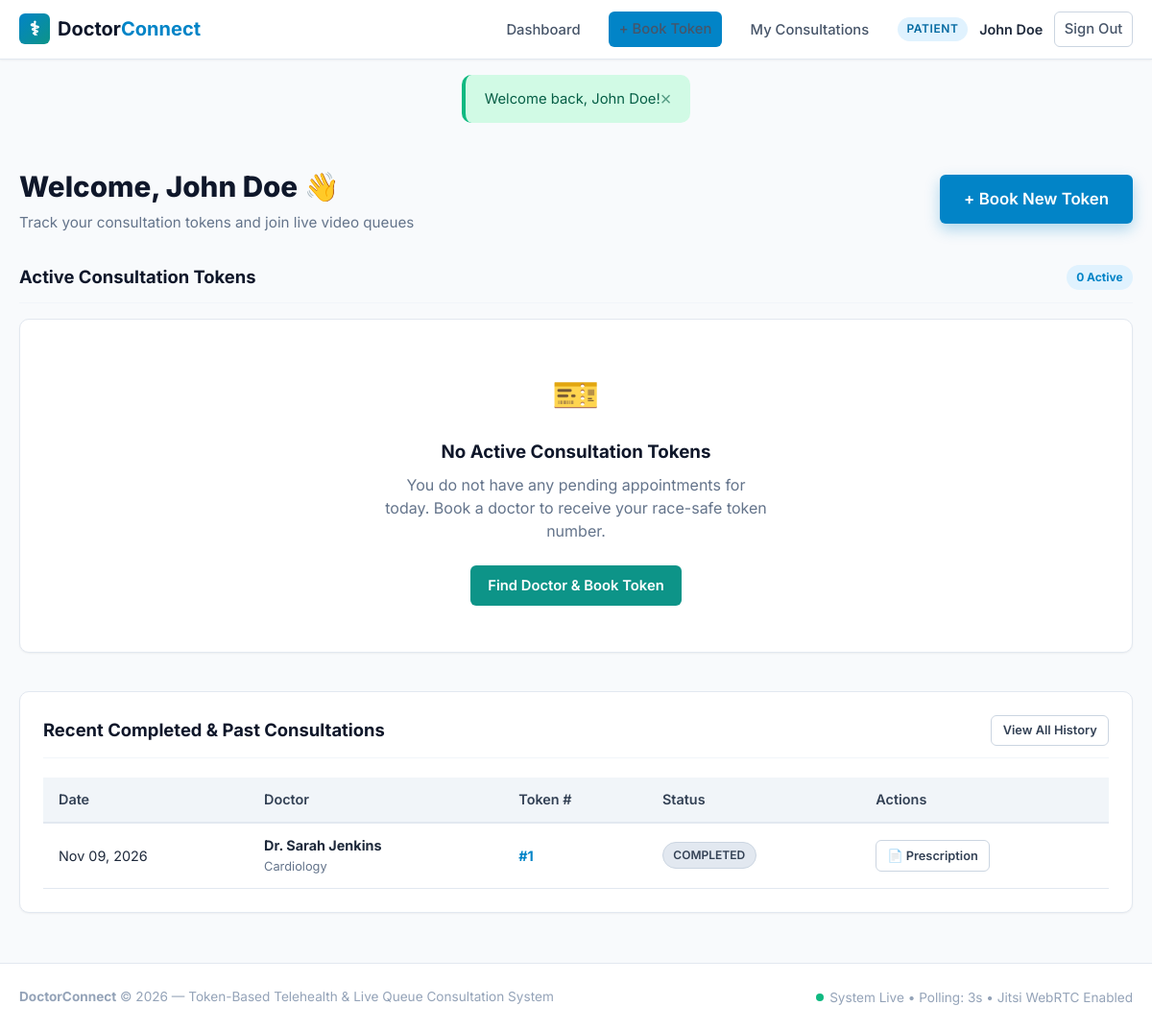
/patient/dashboard.php (signed in), run on the app's committed database.
### tables this page shows
CREATE TABLE appointments (
    id INT AUTO_INCREMENT PRIMARY KEY,
    patient_id INT NOT NULL,
    doctor_id INT NOT NULL,
    appointment_date DATE NOT NULL,
    token_number INT NOT NULL,
    status ENUM('waiting', 'serving', 'completed', 'no_show', 'cancelled') NOT NULL DEFAULT 'waiting',
    meeting_link VARCHAR(500) NULL,
    estimated_time DATETIME NULL,
    reason VARCHAR(255) NULL,
    diagnosis TEXT NULL,
    prescription TEXT NULL,
    created_at TIMESTAMP DEFAULT CURRENT_TIMESTAMP,
     
    CONSTRAINT unique_token_per_doctor_day UNIQUE (doctor_id, appointment_date, token_number),
    CONSTRAINT fk_appointment_patient FOREIGN KEY (patient_id) REFERENCES users(id) ON DELETE CASCADE,
    CONSTRAINT fk_appointment_doctor FOREIGN KEY (doctor_id) REFERENCES doctors(id) ON DELETE CASCADE,
    INDEX idx_doc_date_status (doctor_id, appointment_date, status),
    INDEX idx_patient (patient_id)
);

CREATE TABLE users (
    id INT AUTO_INCREMENT PRIMARY KEY,
    name VARCHAR(100) NOT NULL,
    email VARCHAR(150) NOT NULL UNIQUE,
    phone VARCHAR(20) NOT NULL UNIQUE,
    password_hash VARCHAR(255) NOT NULL,
    role ENUM('patient', 'doctor', 'admin') NOT NULL DEFAULT 'patient',
    created_at TIMESTAMP DEFAULT CURRENT_TIMESTAMP
);

CREATE TABLE doctors (
    id INT AUTO_INCREMENT PRIMARY KEY,
    user_id INT NOT NULL,
    specialization VARCHAR(100) NOT NULL,
    consultation_fee DECIMAL(10,2) NOT NULL DEFAULT 50.00,
    avg_consultation_mins INT NOT NULL DEFAULT 15,
    bio TEXT NULL,
    created_at TIMESTAMP DEFAULT CURRENT_TIMESTAMP,
    CONSTRAINT fk_doctor_user FOREIGN KEY (user_id) REFERENCES users(id) ON DELETE CASCADE
);

### includes/auth.php (called while the page is built, shortened)
<?php
require_once __DIR__ . '/../config/config.php';
function isLoggedIn(): bool {
    return !empty($_SESSION['user_id']);
}
function currentUser(): ?array {
    return $_SESSION['user'] ?? null;
}

### config/config.php (called while the page is built, shortened)
<?php
function getBaseUrl(): string {
    $protocol = (!empty($_SERVER['HTTPS']) && $_SERVER['HTTPS'] !== 'off') || (isset($_SERVER['SERVER_PORT']) && $_SERVER['SERVER_PORT'] == 443) ? 'https://' : 'http://';
    $host = $_SERVER['HTTP_HOST'] ?? 'localhost';
    $scriptDir = str_replace('\\', '/', dirname($_SERVER['SCRIPT_NAME'] ?? ''));
    $subdirs = ['/patient', '/doctor', '/admin', '/api'];
    foreach ($subdirs as $subdir) {
        if (str_ends_with($scriptDir, $subdir)) {
            $scriptDir = substr($scriptDir, 0, -strlen($subdir));
            break;
        }
    }
    $base = rtrim($scriptDir, '/');
    return $protocol . $host . $base;
}
function url(string $path = ''): string {
    $base = getBaseUrl();
    $path = ltrim($path, '/');
    return $path ? "$base/$path" : $base . '/';
}
function e(?string $string): string {
    return htmlspecialchars($string ?? '', ENT_QUOTES, 'UTF-8');
}

### patient/dashboard.php (the view, shortened to what this page needs)
<?php
require_once __DIR__ . '/../config/config.php';
require_once __DIR__ . '/../includes/auth.php';
$db = Database::getConnection();
$patientId = currentUserId();
$stmtActive = $db->prepare("
    SELECT a.*, d.specialization, d.consultation_fee, du.name as doctor_name
    FROM appointments a
    JOIN doctors d ON d.id = a.doctor_id
    JOIN users du ON du.id = d.user_id
    WHERE a.patient_id = ? AND a.status IN ('waiting', 'serving') AND a.appointment_date >= CURRENT_DATE()
    ORDER BY a.appointment_date ASC, a.token_number ASC
");
$stmtActive->execute([$patientId]);
$activeAppointments = $stmtActive->fetchAll();
$stmtPast = $db->prepare("
    SELECT a.*, d.specialization, du.name as doctor_name
    FROM appointments a
    JOIN doctors d ON d.id = a.doctor_id
    JOIN users du ON du.id = d.user_id
    WHERE a.patient_id = ? AND a.status NOT IN ('waiting', 'serving')
    ORDER BY a.appointment_date DESC, a.id DESC
    LIMIT 5
");
$stmtPast->execute([$patientId]);
$pastAppointments = $stmtPast->fetchAll();
require_once __DIR__ . '/../includes/header.php';
?>
<div style="display:flex; justify-content:space-between; align-items:center; margin-bottom:2rem; flex-wrap:wrap; gap:1rem;">
    <div>
        <h1 style="font-size:1.85rem; font-weight:800; color:#0f172a; margin-bottom:0.25rem;">
            Welcome, <?= e(currentUser()['name']) ?> 👋
        </h1>
        <p style="color:#64748b; font-size:0.95rem; margin:0;">
            Track your consultation tokens and join live video queues
        </p>
    </div>
    <a href="<?= url('patient/book.php') ?>" class="btn btn-primary btn-lg" style="box-shadow:0 6px 15px rgba(2,132,199,0.3);">
        + Book New Token
    </a>
</div>
<div style="margin-bottom:2.5rem;">
    <div class="card-header" style="margin-bottom:1rem;">
        <h2 class="card-title">Active Consultation Tokens</h2>
        <span class="badge" style="background:#e0f2fe; color:#0284c7; font-weight:700;">
            <?= count($activeAppointments) ?> Active
        </span>
    </div>
    <?php if (empty($activeAppointments)): ?>
        <div class="card" style="text-align:center; padding:3rem 1.5rem; background:#ffffff;">
            <div style="font-size:2.5rem; margin-bottom:1rem;">🎫</div>
            <h3 style="color:#0f172a; margin-bottom:0.5rem;">No Active Consultation Tokens</h3>
            <p style="color:#64748b; margin-bottom:1.5rem; max-width:400px; margin-left:auto; margin-right:auto;">
                You do not have any pending appointments for today. Book a doctor to receive your race-safe token number.
            </p>
            <a href="<?= url('patient/book.php') ?>" class="btn btn-teal">
                Find Doctor & Book Token
            </a>
        </div>
    <?php endif; ?>
</div>
<div class="card">
    <div class="card-header">
        <h2 class="card-title">Recent Completed & Past Consultations</h2>
        <a href="<?= url('patient/history.php') ?>" class="btn btn-outline btn-sm">View All History</a>
    </div>
    <?php if (empty($pastAppointments)): ?>
        <p style="color:#64748b; font-size:0.9rem; margin:0;">No past consultation records found.</p>
    <?php else: ?>
        <div class="table-responsive">
            <table class="table">
                <thead>
                    <tr>
                        <th>Date</th>
                        <th>Doctor</th>
                        <th>Token #</th>
                        <th>Status</th>
                        <th>Actions</th>
                    </tr>
                </thead>
                <tbody>
                    <?php foreach ($pastAppointments as $past): ?>
                        <tr>
                            <td><?= date('M d, Y', strtotime($past['appointment_date'])) ?></td>
                            <td>
                                <strong><?= e($past['doctor_name']) ?></strong><br>
                                <span style="font-size:0.8rem; color:#64748b;"><?= e($past['specialization']) ?></span>
                            </td>
                            <td><strong style="color:#0284c7;">#<?= (int)$past['token_number'] ?></strong></td>
                            <td>
                                <span class="badge badge-<?= e($past['status']) ?>">
                                    <?= strtoupper(e($past['status'])) ?>
                                </span>
                            </td>
                            <td>
                                <?php if ($past['status'] === 'completed' && !empty($past['prescription'])): ?>
                                    <a href="<?= url('patient/prescription.php?id=' . $past['id']) ?>" class="btn btn-sm btn-outline">
                                        📄 Prescription
                                    </a>
                                <?php else: ?>
                                    <span style="color:#94a3b8; font-size:0.8rem;">-</span>
                                <?php endif; ?>
                            </td>
                        </tr>
                    <?php endforeach; ?>
                </tbody>
            </table>
        </div>
    <?php endif; ?>
</div>
<?php require_once __DIR__ . '/../includes/footer.php'; ?>

### assets/css/style.css (style rules this page uses)
:root { --primary: #0284c7; --primary-hover: #0369a1; --primary-light: #e0f2fe; --teal: #0d9488; --teal-hover: #0f766e; --teal-light: #ccfbf1; --slate-50: #f8fafc; --slate-100: #f1f5f9; --slate-200: #e2e8f0; --slate-300: #cbd5e1; --slate-400: #94a3b8; --slate-600: #475569; --slate-700: #334155; --slate-800: #1e293b; --slate-900: #0f172a; --success: #10b981; --success-bg: #d1fae5; --warning: #f59e0b; --warning-bg: #fef3c7; --danger: #ef4444; --danger-bg: #fee2e2; --info: #3b82f6; --info-bg: #dbeafe; --shadow-sm: 0 1px 2px 0 rgb(0 0 0 / 0.05); --shadow-md: 0 4px 6px -1px rgb(0 0 0 / 0.1), 0 2px 4px -2px rgb(0 0 0 / 0.1); --shadow-lg: 0 10px 15px -3px rgb(0 0 0 / 0.1), 0 4px 6px -4px rgb(0 0 0 / 0.1); --radius-sm: 6px; --radius-md: 10px; --radius-lg: 16px; --radius-full: 9999px; --font-sans: 'Inter', system-ui, -apple-system, BlinkMacSystemFont, "Segoe UI", Roboto, "Helvetica Neue", Arial, sans-serif; }
*, *::before, *::after { box-sizing: border-box; margin: 0; padding: 0; }
body { font-family: var(--font-sans); background-color: var(--slate-50); color: var(--slate-800); line-height: 1.5; min-height: 100vh; display: flex; flex-direction: column; }
a { color: var(--primary); text-decoration: none; transition: color 0.15s ease; }
.btn { display: inline-flex; align-items: center; justify-content: center; gap: 0.4rem; font-family: inherit; font-size: 0.925rem; font-weight: 600; padding: 0.55rem 1.1rem; border-radius: var(--radius-sm); border: 1px solid transparent; cursor: pointer; transition: all 0.15s ease-in-out; text-decoration: none; white-space: nowrap; }
.btn-primary { background: var(--primary); color: #ffffff; }
.btn-teal { background: var(--teal); color: #ffffff; }
.btn-outline { background: #ffffff; border-color: var(--slate-300); color: var(--slate-700); }
.btn-sm { font-size: 0.8rem; padding: 0.35rem 0.7rem; }
.btn-lg { font-size: 1.05rem; padding: 0.75rem 1.5rem; }
.card { background: #ffffff; border: 1px solid var(--slate-200); border-radius: var(--radius-md); box-shadow: var(--shadow-sm); padding: 1.5rem; margin-bottom: 1.5rem; }
.card-header { display: flex; align-items: center; justify-content: space-between; margin-bottom: 1.25rem; padding-bottom: 0.75rem; border-bottom: 1px solid var(--slate-100); }
.card-title { font-size: 1.15rem; font-weight: 700; color: var(--slate-900); }
.badge { display: inline-flex; align-items: center; gap: 0.3rem; font-size: 0.75rem; font-weight: 600; padding: 0.25rem 0.65rem; border-radius: var(--radius-full); }
.badge-completed { background: #e2e8f0; color: #334155; border: 1px solid #cbd5e1; }
.table-responsive { width: 100%; overflow-x: auto; }
.table { width: 100%; border-collapse: collapse; font-size: 0.9rem; text-align: left; }
.table th { background: var(--slate-100); color: var(--slate-700); font-weight: 600; padding: 0.75rem 1rem; border-bottom: 2px solid var(--slate-200); }
.table td { padding: 0.75rem 1rem; border-bottom: 1px solid var(--slate-200); vertical-align: middle; }

### data on the page
appointments: appointment_date "Nov 09, 2026", users.name "Dr. Sarah Jenkins", doctor.specialization "Cardiology", token_number "1", status "COMPLETED"

### other printed values
$userRole "PATIENT"
$user['name'] "John Doe"
$flash['message'] "Welcome back, John Doe!"
currentUser()['name'] "John Doe"
count($activeAppointments) "0"
APP_NAME "DoctorConnect"
